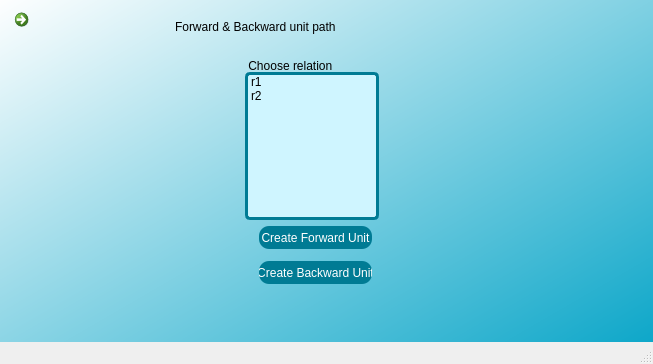
<?xml version="1.0" encoding="UTF-8"?>
<ui version="4.0">
 <class>MainWindow</class>
 <widget class="QMainWindow" name="MainWindow">
  <property name="geometry">
   <rect>
    <x>0</x>
    <y>0</y>
    <width>653</width>
    <height>364</height>
   </rect>
  </property>
  <property name="windowTitle">
   <string>MainWindow</string>
  </property>
  <widget class="QWidget" name="centralwidget">
   <widget class="QWidget" name="widget" native="true">
    <property name="geometry">
     <rect>
      <x>0</x>
      <y>-5</y>
      <width>659</width>
      <height>386</height>
     </rect>
    </property>
    <property name="styleSheet">
     <string notr="true">QWidget#widget{background-color: qlineargradient(spread:pad, x1:0.994318, y1:1, x2:0, y2:0, stop:0 rgba(0, 162, 198, 255), stop:1 rgba(255, 255, 255, 255));}</string>
    </property>
    <widget class="QListWidget" name="relationlist">
     <property name="geometry">
      <rect>
       <x>245</x>
       <y>77</y>
       <width>134</width>
       <height>148</height>
      </rect>
     </property>
     <property name="styleSheet">
      <string notr="true">QListWidget#relationlist
{
	background-color: rgb(207, 245, 255);
border-radius:5px;
border: 3px solid #007b94;
	

}</string>
     </property>
     <item>
      <property name="text">
       <string>r1</string>
      </property>
     </item>
     <item>
      <property name="text">
       <string>r2</string>
      </property>
     </item>
    </widget>
    <widget class="QLabel" name="label_5">
     <property name="geometry">
      <rect>
       <x>245</x>
       <y>63</y>
       <width>113</width>
       <height>16</height>
      </rect>
     </property>
     <property name="styleSheet">
      <string notr="true">color: rgb(0,0,0);</string>
     </property>
     <property name="text">
      <string> Choose relation</string>
     </property>
    </widget>
    <widget class="QPushButton" name="createbackwardb">
     <property name="geometry">
      <rect>
       <x>259</x>
       <y>266</y>
       <width>113</width>
       <height>23</height>
      </rect>
     </property>
     <property name="styleSheet">
      <string notr="true">QPushButton#createbackwardb{
	color: rgb(255, 255, 255);
border-radius: 10px;

	background-color: rgb(0, 123, 148);

}
QPushButton#createbackwardb:hover{
	background-color: rgb(212, 250, 255);
color: rgb(0,0,0);
}</string>
     </property>
     <property name="text">
      <string>Create Backward Unit</string>
     </property>
    </widget>
    <widget class="QPushButton" name="createforwardb">
     <property name="geometry">
      <rect>
       <x>259</x>
       <y>231</y>
       <width>113</width>
       <height>23</height>
      </rect>
     </property>
     <property name="styleSheet">
      <string notr="true">QPushButton#createforwardb{
	color: rgb(255, 255, 255);
border-radius: 10px;

	background-color: rgb(0, 123, 148);

}
QPushButton#createforwardb:hover{
	background-color: rgb(212, 250, 255);
color: rgb(0,0,0);
}</string>
     </property>
     <property name="text">
      <string>Create Forward Unit</string>
     </property>
    </widget>
    <widget class="QLabel" name="label">
     <property name="geometry">
      <rect>
       <x>175</x>
       <y>21</y>
       <width>323</width>
       <height>22</height>
      </rect>
     </property>
     <property name="styleSheet">
      <string notr="true">QLabel#label{ font: 16pt &quot;NSimSun&quot;;
color: rgb(0,0,0);}</string>
     </property>
     <property name="text">
      <string>Forward &amp; Backward unit path</string>
     </property>
    </widget>
    <widget class="QCommandLinkButton" name="home">
     <property name="geometry">
      <rect>
       <x>7</x>
       <y>7</y>
       <width>29</width>
       <height>29</height>
      </rect>
     </property>
     <property name="text">
      <string/>
     </property>
     <property name="icon">
      <iconset resource="tes.qrc">
       <normaloff>home.png</normaloff>home.png</iconset>
     </property>
    </widget>
   </widget>
  </widget>
  <widget class="QStatusBar" name="statusbar"/>
 </widget>
 <resources>
  <include location="tes.qrc"/>
 </resources>
 <connections/>
</ui>
